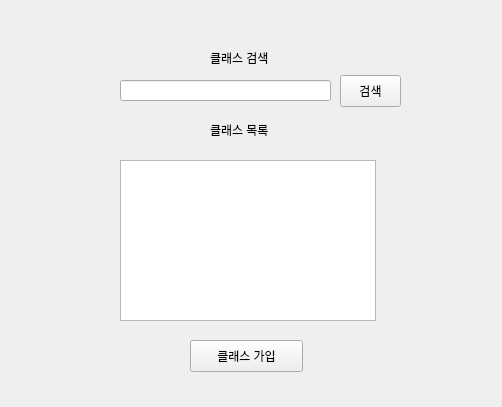
<?xml version="1.0" encoding="UTF-8"?>
<ui version="4.0">
 <class>Form</class>
 <widget class="QWidget" name="Form">
  <property name="geometry">
   <rect>
    <x>0</x>
    <y>0</y>
    <width>502</width>
    <height>407</height>
   </rect>
  </property>
  <property name="windowTitle">
   <string>Form</string>
  </property>
  <widget class="QLabel" name="label_searchClass">
   <property name="geometry">
    <rect>
     <x>210</x>
     <y>50</y>
     <width>60</width>
     <height>16</height>
    </rect>
   </property>
   <property name="text">
    <string>클래스 검색</string>
   </property>
  </widget>
  <widget class="QLineEdit" name="lineEdit">
   <property name="geometry">
    <rect>
     <x>120</x>
     <y>80</y>
     <width>211</width>
     <height>21</height>
    </rect>
   </property>
  </widget>
  <widget class="QPushButton" name="pushButton_search">
   <property name="geometry">
    <rect>
     <x>340</x>
     <y>75</y>
     <width>61</width>
     <height>32</height>
    </rect>
   </property>
   <property name="text">
    <string>검색</string>
   </property>
  </widget>
  <widget class="QLabel" name="label_courseList">
   <property name="geometry">
    <rect>
     <x>210</x>
     <y>120</y>
     <width>61</width>
     <height>20</height>
    </rect>
   </property>
   <property name="text">
    <string>클래스 목록</string>
   </property>
  </widget>
  <widget class="QTableWidget" name="tableWidget">
   <property name="geometry">
    <rect>
     <x>120</x>
     <y>160</y>
     <width>256</width>
     <height>161</height>
    </rect>
   </property>
  </widget>
  <widget class="QPushButton" name="pushButton_joinClass">
   <property name="geometry">
    <rect>
     <x>190</x>
     <y>340</y>
     <width>113</width>
     <height>32</height>
    </rect>
   </property>
   <property name="text">
    <string>클래스 가입</string>
   </property>
  </widget>
 </widget>
 <resources/>
 <connections/>
</ui>
